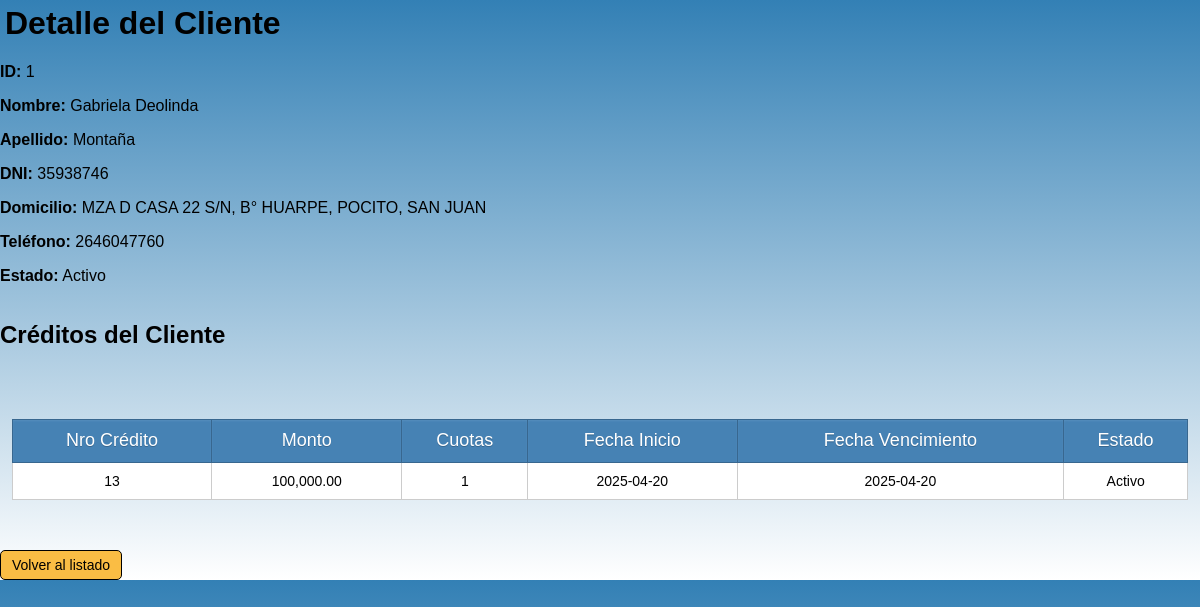
The page /src/modules/clientes/detalle_cliente.php?id_cliente=1 on the database its author committed.
### tables this page shows
CREATE TABLE `clientes` (
  `id_cliente` int(10) UNSIGNED NOT NULL,
  `nombre` text NOT NULL,
  `apellido` text NOT NULL,
  `dni` varchar(20) NOT NULL,
  `domicilio` varchar(100) NOT NULL,
  `telefono` varchar(20) NOT NULL,
  `estado` enum('Activo','Deudor','Inactivo') NOT NULL
);

CREATE TABLE `creditos` (
  `id` int(10) UNSIGNED NOT NULL,
  `cliente_id` int(10) UNSIGNED NOT NULL,
  `monto` decimal(10,2) NOT NULL,
  `monto_total` decimal(10,2) NOT NULL,
  `monto_cuota` decimal(10,2) NOT NULL,
  `cuotas` int(10) NOT NULL,
  `fecha_inicio` date NOT NULL,
  `fecha_vencimiento` date NOT NULL,
  `estado` enum('Activo','Vencido','Pagado') NOT NULL,
  `frecuencia` enum('mensual','quincenal','semanal') NOT NULL
);

### src/modules/clientes/detalle_cliente.php (the view, shortened to what this page needs)
<?php
require_once '../../config/database.php';
$cliente_id = intval($_GET['id_cliente']);
$query_cliente = "SELECT id_cliente, nombre, apellido, dni, domicilio, telefono, estado
                  FROM clientes
                  WHERE id_cliente = ?";
$stmt_cliente = $conn->prepare($query_cliente);
$stmt_cliente->bind_param("i", $cliente_id);
if (!$stmt_cliente->execute()) {
    error_log("Error al ejecutar consulta del cliente: " . $stmt_cliente->error);
    die("Error al cargar los datos del cliente.");
}
$result_cliente = $stmt_cliente->get_result();
$cliente = $result_cliente->fetch_assoc();
$creditos_result = null;
$query_creditos = "SELECT id, monto, cuotas, fecha_inicio, fecha_vencimiento, estado
                   FROM creditos
                   WHERE cliente_id = ?";
$stmt_creditos = $conn->prepare($query_creditos);
if (!$stmt_creditos) {
    error_log("Error al preparar consulta de créditos: " . $conn->error);
} else {
    $stmt_creditos->bind_param("i", $cliente_id);
    if (!$stmt_creditos->execute()) {
        error_log("Error al ejecutar consulta de créditos: " . $stmt_creditos->error);
    } else {
        $creditos_result = $stmt_creditos->get_result();
    }
}
?>
<!DOCTYPE html>
<html lang="es">
<head>
    <link rel="stylesheet" href="../../../style/style.css">
</head>
<body>
    <h1>Detalle del Cliente</h1>
    <div class="detalle-cliente">
        <p><strong>ID:</strong> <?= htmlspecialchars($cliente['id_cliente']) ?></p>
        <p><strong>Nombre:</strong> <?= htmlspecialchars($cliente['nombre']) ?></p>
        <p><strong>Apellido:</strong> <?= htmlspecialchars($cliente['apellido']) ?></p>
        <p><strong>DNI:</strong> <?= htmlspecialchars($cliente['dni']) ?></p>
        <p><strong>Domicilio:</strong> <?= htmlspecialchars($cliente['domicilio']) ?></p>
        <p><strong>Teléfono:</strong> <?= htmlspecialchars($cliente['telefono']) ?></p>
        <p><strong>Estado:</strong> <?= htmlspecialchars($cliente['estado']) ?></p>
    </div>
    <h2>Créditos del Cliente</h2>
    <?php if ($creditos_result && $creditos_result->num_rows > 0): ?>
        <table class="tabla-creditos">
            <thead>
                <tr>
                    <th>Nro Crédito</th>
                    <th>Monto</th>
                    <th>Cuotas</th>
                    <th>Fecha Inicio</th>
                    <th>Fecha Vencimiento</th>
                    <th>Estado</th>
                </tr>
            </thead>
            <tbody>
                <?php while ($credito = $creditos_result->fetch_assoc()): ?>
                    <tr>
                        <td><?= $credito['id'] ?></td>
                        <td><?= number_format($credito['monto'], 2) ?></td>
                        <td><?= $credito['cuotas'] ?></td>
                        <td><?= $credito['fecha_inicio'] ?></td>
                        <td><?= $credito['fecha_vencimiento'] ?></td>
                        <td class="estado-<?= strtolower($credito['estado']) ?>">
                            <?= $credito['estado'] ?>
                        </td>
                    </tr>
                <?php endwhile; ?>
            </tbody>
        </table>
    <?php else: ?>
        <p class="sin-creditos">El cliente no tiene créditos registrados.</p>
    <?php endif; ?>
    <a href="index_clientes.php" class="btn-volver">Volver al listado</a>
</body>
</html>

### style/style.css (style rules this page uses)
body { background: linear-gradient(to bottom, #3380B5, white); font-family: sans-serif; margin: 0; padding: 0; height: 100%; width: 100%; display: flex; flex-direction: column; }
table { text-align: center; width: 98%; border-collapse: collapse; border: 1px solid black; margin: 50px auto; background: white; }
th { background: steelblue; height: 40px; font-weight: lighter; text-shadow: 0 1px 0 #38678f; color: white; border: 1px solid #38678f; box-shadow: inset 0px 1px 2px #568ebd; transition: all 0.2s; font-size: 18px; }
tr { border-bottom: 1px solid #cccccc; width: 100%; }
td { border: 1px solid #cccccc; padding: 10px; transition: all 0.2s; font-size: 14px; }
a, input[type="submit"], button { font-size: 14px; text-align: center; width: 100px; display: inline-block; background-color: #FABD44; padding: 6px 10px; border-radius: 5px; text-decoration: none; color: black; border: 1px solid black; cursor: pointer; }
h1 { font-family: sans-serif; margin: 5px; }

### rows shown on the page
clientes: id_cliente "1", nombre "Gabriela Deolinda", apellido "Montaña", dni "35938746", domicilio "MZA D CASA 22 S/N, B° HUARPE, POCITO, SAN JUAN", telefono "2646047760", estado "Activo"
creditos: id "13", monto "100,000.00", cuotas "1", fecha_inicio "2025-04-20", fecha_vencimiento "2025-04-20", estado "Activo"
